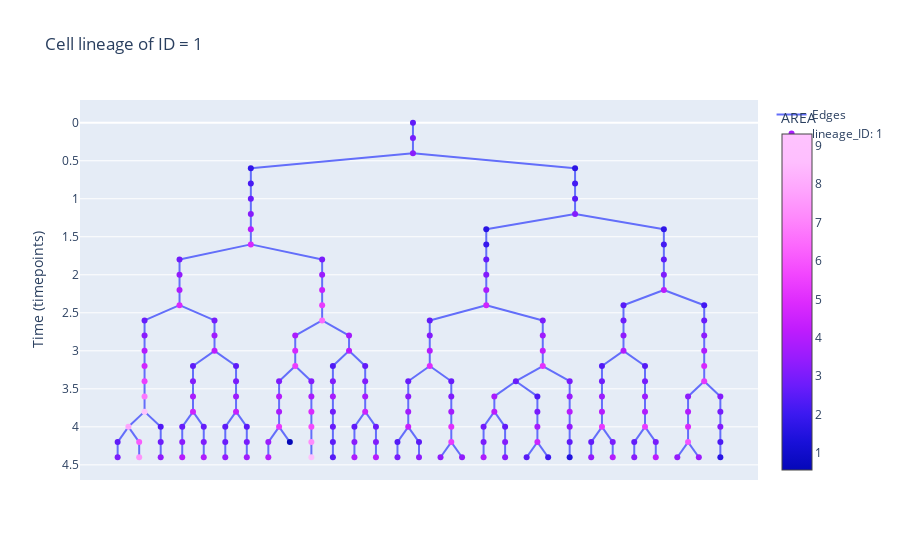

The notebook cell this image was saved under:
### Markdown cell above
It is possible to customize and enrich the plot with more information.  
Below is an example where cells are colored according to their area and where cell area is displayed when the cursor is hovering on cells. In this example, area data was extracted from TrackMate (area is called AREA in TrackMate).

### Code cell
lin_ID = lin1.graph["lineage_ID"]
lin1.plot(
    title=f"Cell lineage of ID = {lin_ID}",  # title of the plot
    node_colormap_prop="AREA",  # property to use to color the nodes
    node_color_scale="plotly3",  # color scale for the node colors
    node_hover_props=["cell_ID", "AREA"],  # which properties to display
)

### Figure 1 — Plotly figure (JSON) as saved in the notebook; plotly's stock layout.template omitted (floating-point values rounded to 4 significant figures; data arrays with more than 128 entries replaced by an {"elided": "..."} marker saying what was removed)
{"data": [{"mode": "lines", "name": "Edges", "text": [], "type": "scatter", "x": {"elided": "564 float values"}, "y": {"elided": "564 float values"}}, {"hoverinfo": "text", "hovertemplate": "%{text}", "marker": {"color": {"elided": "189 float values"}, "colorbar": {"title": {"text": "AREA"}}, "colorscale": [[0, "#0508b8"], [0.08333, "#1910d8"], [0.1667, "#3c19f0"], [0.25, "#6b1cfb"], [0.3333, "#981cfd"], [0.4167, "#bf1cfd"], [0.5, "#dd2bfd"], [0.5833, "#f246fe"], [0.6667, "#fc67fd"], [0.75, "#fe88fc"], [0.8333, "#fea5fd"], [0.9167, "#febefe"], [1, "#fec3fe"]]}, "mode": "markers", "name": "lineage_ID: 1", "text": {"elided": "189 str values"}, "type": "scatter", "x": {"elided": "189 float values"}, "y": {"elided": "189 float values"}}], "layout": {"hovermode": "closest", "showlegend": true, "title": {"text": "Cell lineage of ID = 1"}, "xaxis": {"showgrid": false, "showticklabels": false, "zeroline": false}, "yaxis": {"autorange": "reversed", "showgrid": true, "title": {"text": "Time (timepoints)"}, "zeroline": true}}}
